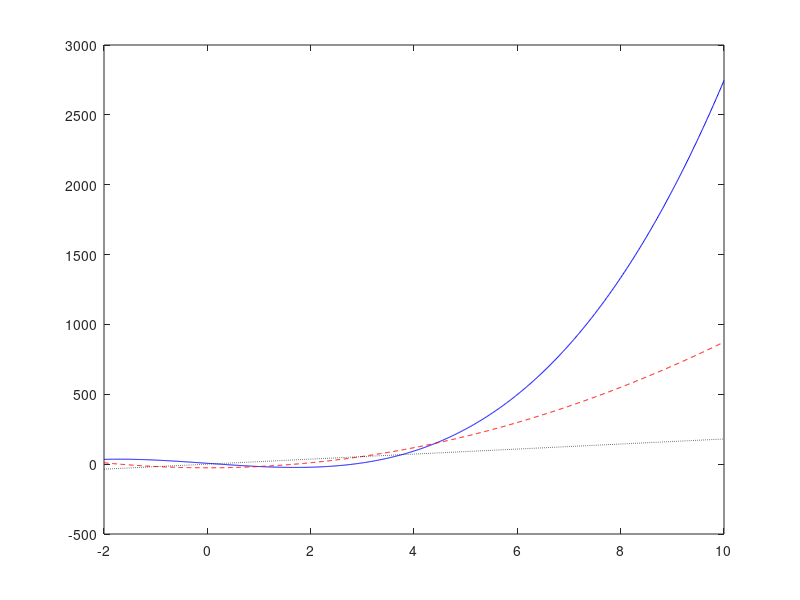

The MATLAB source for this figure:
 x = [-2:0.01:10];
 y = 3*x.^3-26*x+6;
 deriv1 = 9*x.^2-26;
 deriv2 = 18*x;
 plot(x, y, '-b')
 hold on
 plot(x, deriv1, '--r')
 plot(x, deriv2, ':k')
 hold off
 
 